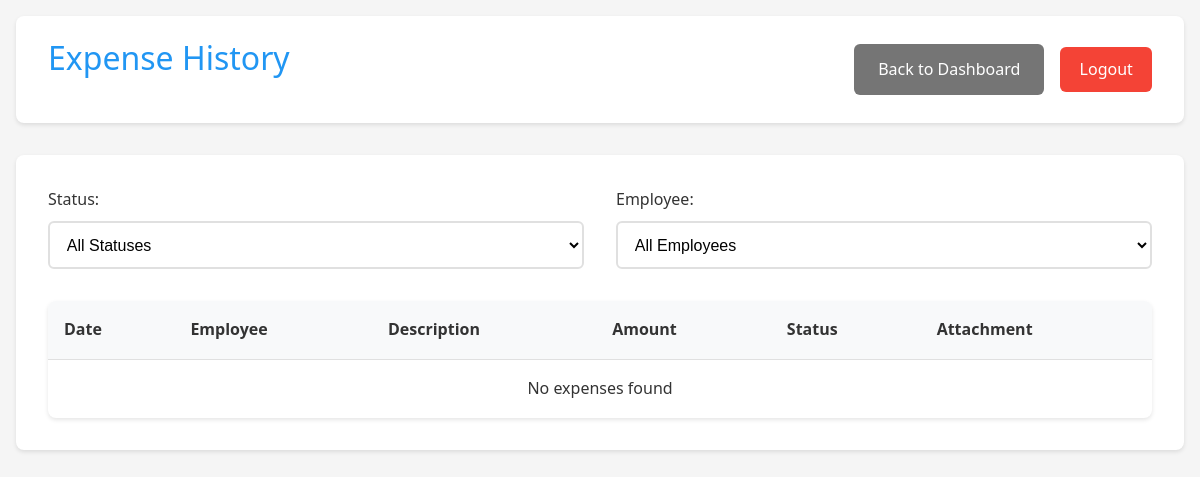
Page /manager/history (signed in) on the earlier database version.
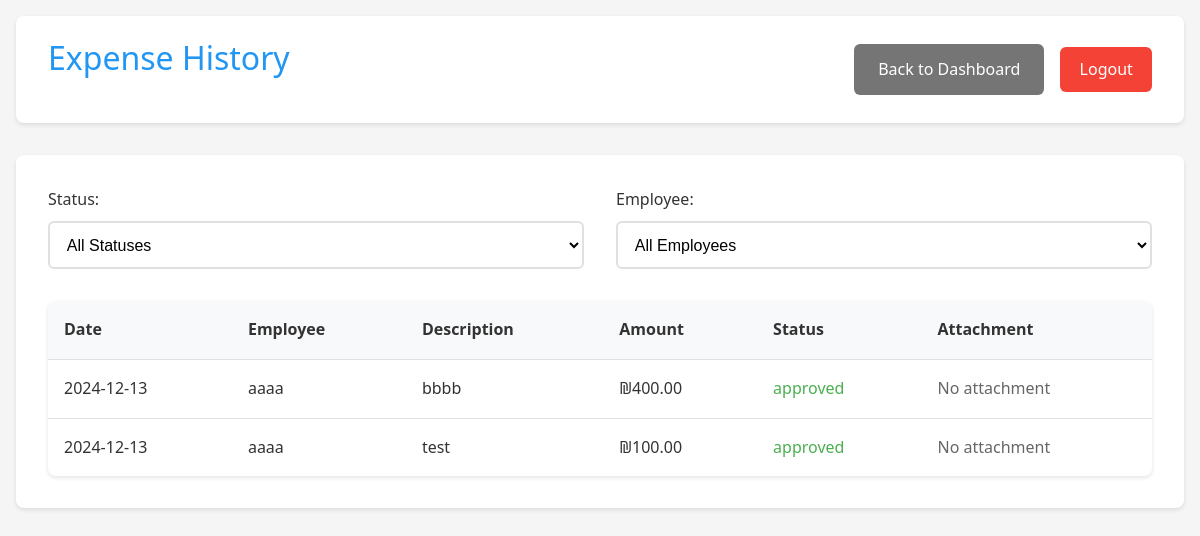
Same page on the later database version.
### app.py (models this page shows, shortened)
class Expense(db.Model):
    __tablename__ = 'expense'
    id = db.Column(db.Integer, primary_key=True)
    amount = db.Column(db.Float, nullable=False)
    description = db.Column(db.String(200))
    date = db.Column(db.DateTime, nullable=False, default=datetime.utcnow)
    status = db.Column(db.String(20), default='pending')
    user_id = db.Column(db.Integer, db.ForeignKey('user.id'), nullable=False)
    subcategory_id = db.Column(db.Integer, db.ForeignKey('subcategory.id'), nullable=False)
    attachment_filename = db.Column(db.String(255))

class User(UserMixin, db.Model):
    __tablename__ = 'user'
    id = db.Column(db.Integer, primary_key=True)
    username = db.Column(db.String(80), unique=True, nullable=False)
    password = db.Column(db.String(120), nullable=False)
    is_manager = db.Column(db.Boolean, default=False)
    is_admin = db.Column(db.Boolean, default=False)
    department_id = db.Column(db.Integer, db.ForeignKey('department.id'))
    status = db.Column(db.String(20), default='active')  # active, inactive, pending
    expenses = db.relationship('Expense', backref='user', lazy=True)

### app.py (the view)
@app.route('/manager/history')
@login_required
def expense_history():
    if not current_user.is_manager:
        return redirect(url_for('employee_dashboard'))
    status = request.args.get('status', 'all')
    employee = request.args.get('employee', 'all')
    query = Expense.query
    if status != 'all':
        query = query.filter_by(status=status)
    if employee != 'all':
        query = query.filter_by(user_id=employee)
    employees = User.query.filter_by(is_manager=False).all()
    expenses = query.order_by(Expense.date.desc()).all()
    return render_template('expense_history.html',
                         expenses=expenses,
                         employees=employees,
                         selected_status=status,
                         selected_employee=employee)

### app.py (called while the page is built)
@login_manager.user_loader
def load_user(user_id):
    return User.query.get(int(user_id))

### templates/expense_history.html (shortened to what this page needs)
<!DOCTYPE html>
<html>
<head>
    <link rel="stylesheet" href="{{ url_for('static', filename='style.css') }}">
</head>
<body>
    <div class="container">
        <header>
            <h1>Expense History</h1>
            <div class="header-actions">
                <a href="{{ url_for('manager_dashboard') }}" class="button secondary">Back to Dashboard</a>
                <a href="{{ url_for('logout') }}" class="logout-btn">Logout</a>
            </div>
        </header>
        <div class="card">
            <div class="filters">
                <form method="GET" class="filter-form">
                    <div class="filter-group">
                        <label for="status">Status:</label>
                        <select name="status" id="status" onchange="this.form.submit()">
                            <option value="all" {% if selected_status == 'all' %}selected{% endif %}>All Statuses</option>
                        </select>
                    </div>
                    <div class="filter-group">
                        <label for="employee">Employee:</label>
                        <select name="employee" id="employee" onchange="this.form.submit()">
                            <option value="all" {% if selected_employee == 'all' %}selected{% endif %}>All Employees</option>
                        </select>
                    </div>
                </form>
            </div>
            <div class="table-responsive">
                <table>
                    <thead>
                        <tr>
                            <th>Date</th>
                            <th>Employee</th>
                            <th>Description</th>
                            <th>Amount</th>
                            <th>Status</th>
                            <th>Attachment</th>
                        </tr>
                    </thead>
                    <tbody>
                        {% for expense in expenses %}
                        <tr>
                            <td>{{ expense.date.strftime('%Y-%m-%d') }}</td>
                            <td>{{ expense.user.username }}</td>
                            <td>{{ expense.description }}</td>
                            <td>₪{{ "%.2f"|format(expense.amount) }}</td>
                            <td class="status-{{ expense.status }}">{{ expense.status }}</td>
                            <td>
                                {% if expense.attachment_filename %}
                                    <a href="{{ url_for('download_file', filename=expense.attachment_filename) }}"
                                       class="button secondary small">Download</a>
                                {% else %}
                                    <span class="text-muted">No attachment</span>
                                {% endif %}
                            </td>
                        </tr>
                        {% endfor %}
                        {% if not expenses %}
                        <tr>
                            <td colspan="6" class="text-center">No expenses found</td>
                        </tr>
                        {% endif %}
                    </tbody>
                </table>
            </div>
        </div>
    </div>
</body>
</html>

Differences in the rows shown:
added Expense: date "2024-12-13", user.username "aaaa", description "bbbb", amount "400.00", status "approved", shows "No attachment"
added Expense: date "2024-12-13", user.username "aaaa", description "test", amount "100.00", status "approved", shows "No attachment"
Other differences:
text no longer shown: "No expenses found"
